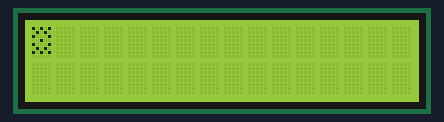
Recording of a sketch running on a simulated Arduino Uno, built with avr-gcc and run on an emulated ATmega328P. Parts: 16×2 character LCD.

Above: at 0.9 s.
At 1.4 s:
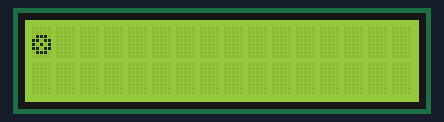

Measured:
- by itself, everything shown: repeats every 1.6 s, in 7 steps

The sketch:

Arduino_LCD_Animation.ino
```cpp
#include <LiquidCrystal_I2C.h>

LiquidCrystal_I2C lcd(0x27, 16, 2);

// 0. 초기 알
byte c0[] = {
  B00000,
  B00100,
  B01110,
  B11111,
  B11111,
  B11111,
  B01110,
  B00000
};

// 1. 작은 금
byte c1[] = {
  B00000,
  B00100,
  B01010,
  B11111,
  B11111,
  B11111,
  B01110,
  B00000
};

// 2. 금이 퍼짐
byte c2[] = {
  B00000,
  B00100,
  B01010,
  B11011,
  B10111,
  B11111,
  B01110,
  B00000
};

// 3. 깨지기 직전
byte c3[] = {
  B00000,
  B00100,
  B01010,
  B10001,
  B10101,
  B11011,
  B01110,
  B00000
};

// 4. 껍질이 깨짐
byte c4[] = {
  B10101,
  B01010,
  B10001,
  B00100,
  B10001,
  B01010,
  B10101,
  B00000
};

// 5. 껍질 파편
byte c5[] = {
  B10001,
  B00000,
  B00100,
  B01110,
  B00100,
  B00000,
  B10001,
  B00000
};

// 6. 계란 후라이
byte c6[] = {
  B00000,
  B00000,
  B01110,
  B11011,
  B10101,
  B11011,
  B01110,
  B00000
};

// 애니메이션 순서 (c6 두 번 출력)
byte animation[] = {0, 1, 2, 3, 4, 5, 6, 6};

byte frame = 0;
unsigned long previousMillis = 0;

// 모든 프레임 동일한 속도
const unsigned long interval = 200;

void setup() {
  lcd.init();
  lcd.backlight();
  lcd.clear();

  // Custom Character 등록
  lcd.createChar(0, c0);
  lcd.createChar(1, c1);
  lcd.createChar(2, c2);
  lcd.createChar(3, c3);
  lcd.createChar(4, c4);
  lcd.createChar(5, c5);
  lcd.createChar(6, c6);

  // 첫째 줄 첫 번째 칸에 출력
  lcd.setCursor(0, 0);
  lcd.write((byte)0);
}

void loop() {
  unsigned long currentMillis = millis();

  if (currentMillis - previousMillis >= interval) {
    previousMillis = currentMillis;

    frame = (frame + 1) % 8;

    lcd.setCursor(0, 0);
    lcd.write(animation[frame]);
  }
}
```
